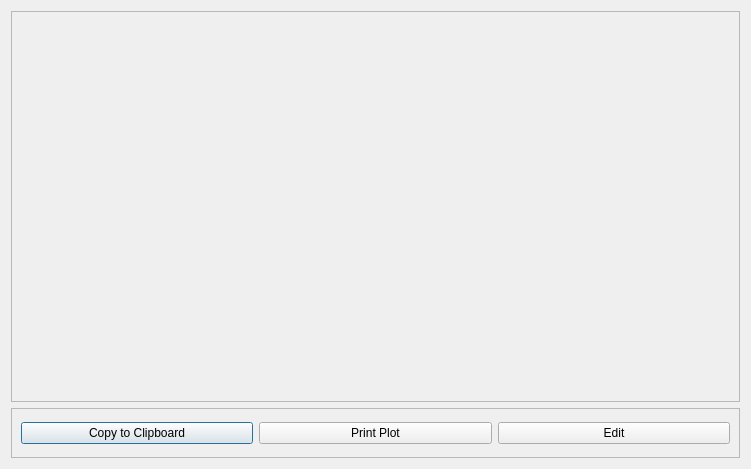
<?xml version="1.0" encoding="UTF-8"?>
<ui version="4.0">
 <class>Dialog</class>
 <widget class="QDialog" name="Dialog">
  <property name="geometry">
   <rect>
    <x>0</x>
    <y>0</y>
    <width>751</width>
    <height>469</height>
   </rect>
  </property>
  <property name="windowTitle">
   <string>Dialog</string>
  </property>
  <layout class="QGridLayout" name="gridLayout_2">
   <item row="0" column="0">
    <widget class="QFrame" name="frame">
     <property name="frameShape">
      <enum>QFrame::StyledPanel</enum>
     </property>
     <property name="frameShadow">
      <enum>QFrame::Raised</enum>
     </property>
    </widget>
   </item>
   <item row="1" column="0">
    <widget class="QFrame" name="frame_2">
     <property name="maximumSize">
      <size>
       <width>16777215</width>
       <height>50</height>
      </size>
     </property>
     <property name="frameShape">
      <enum>QFrame::StyledPanel</enum>
     </property>
     <property name="frameShadow">
      <enum>QFrame::Raised</enum>
     </property>
     <layout class="QGridLayout" name="gridLayout">
      <item row="0" column="0">
       <widget class="QPushButton" name="pushButton">
        <property name="text">
         <string>Copy to Clipboard</string>
        </property>
       </widget>
      </item>
      <item row="0" column="1">
       <widget class="QPushButton" name="pushButton_2">
        <property name="text">
         <string>Print Plot</string>
        </property>
       </widget>
      </item>
      <item row="0" column="2">
       <widget class="QPushButton" name="pushButton_3">
        <property name="text">
         <string>Edit</string>
        </property>
       </widget>
      </item>
     </layout>
    </widget>
   </item>
  </layout>
 </widget>
 <resources/>
 <connections/>
</ui>
